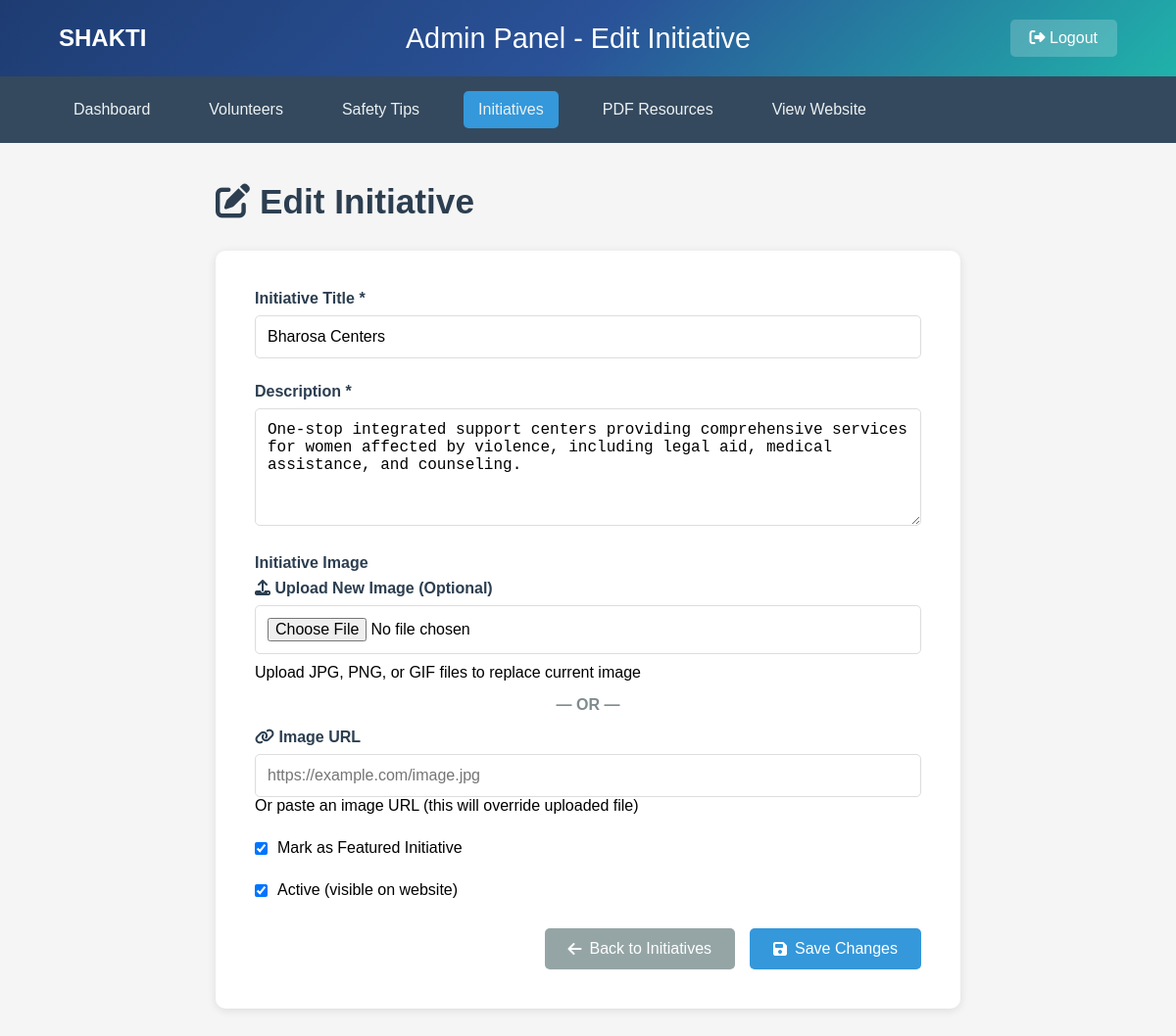
The app's page /admin/initiatives/edit/2 (signed in), older data.
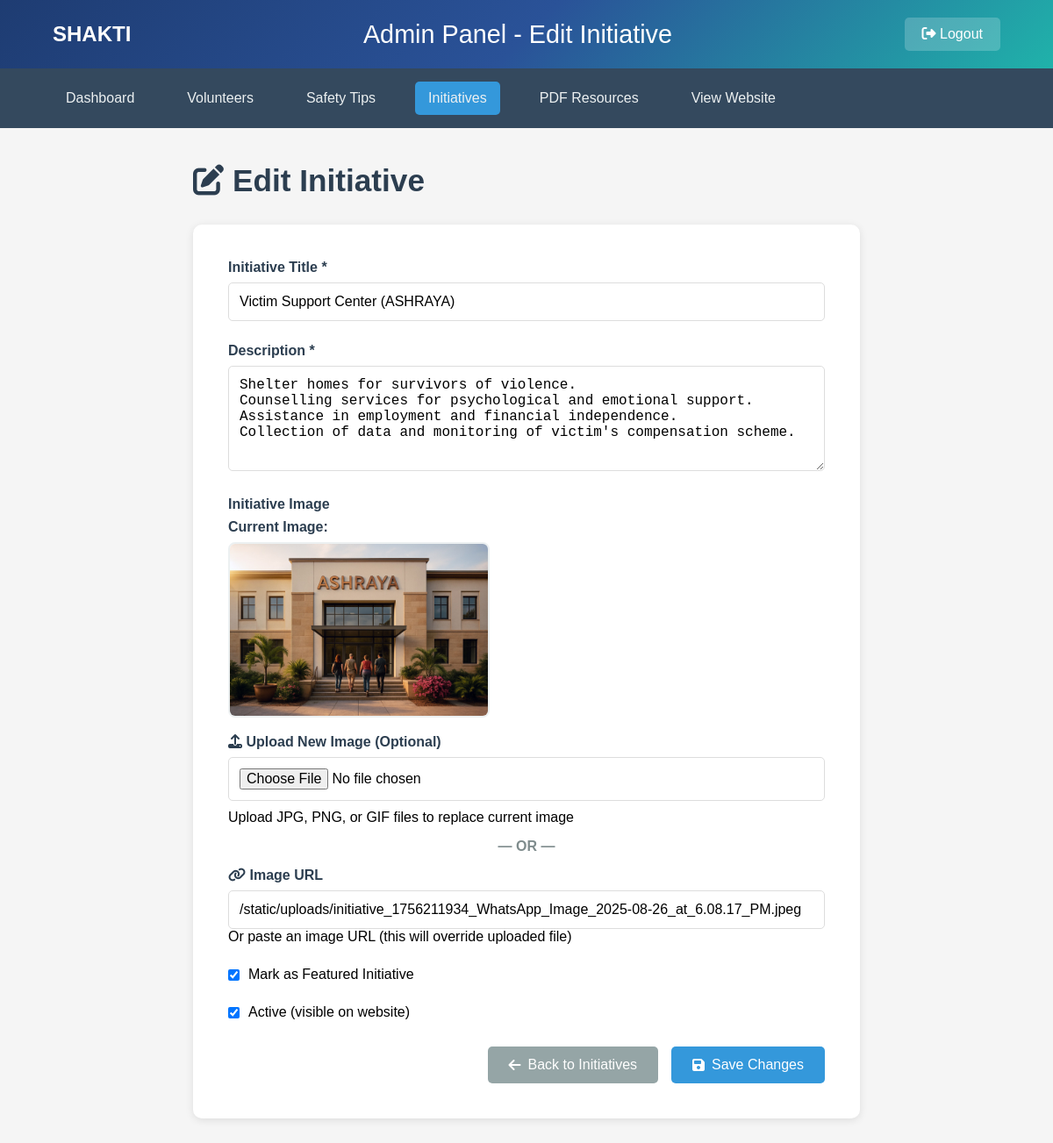
The same page, newer data.
### tables this page shows
CREATE TABLE initiatives (
            id INTEGER PRIMARY KEY AUTOINCREMENT,
            title TEXT NOT NULL,
            description TEXT NOT NULL,
            image_url TEXT,
            is_featured INTEGER DEFAULT 0,
            is_active INTEGER DEFAULT 1,
            created_at TIMESTAMP DEFAULT CURRENT_TIMESTAMP,
            updated_at TIMESTAMP DEFAULT CURRENT_TIMESTAMP
        );

### app.py (the view, shortened to what this page needs)
@app.route('/admin/initiatives/edit/<int:initiative_id>', methods=['GET', 'POST'])
def admin_edit_initiative(initiative_id):
    if not session.get('admin_logged_in'):
        return redirect(url_for('admin_login'))
    conn = sqlite3.connect('women_safety.db')
    cursor = conn.cursor()
    cursor.execute('SELECT id, title, description, image_url, is_featured, is_active FROM initiatives WHERE id = ?', (initiative_id,))
    initiative = cursor.fetchone()
    conn.close()
    if not initiative:
        flash('Initiative not found!', 'error')
        return redirect(url_for('admin_initiatives'))
    return render_template('admin_edit_initiative.html', initiative=initiative)

### templates/admin_edit_initiative.html (shortened to what the changed rows need)
<!DOCTYPE html>
<html lang="en">
<head>
    <link rel="stylesheet" href="https://cdnjs.cloudflare.com/ajax/libs/font-awesome/6.4.0/css/all.min.css">
</head>
<body>
    <div class="container">
        <h1 class="page-title">
            <i class="fas fa-edit"></i> Edit Initiative
        </h1>
        <div class="form-container">
            <form method="POST" enctype="multipart/form-data">
                <div class="form-group">
                    <label for="title">Initiative Title *</label>
                    <input type="text" id="title" name="title" value="{{ initiative[1] }}" required>
                </div>
                <div class="form-group">
                    <label for="description">Description *</label>
                    <textarea id="description" name="description" required>{{ initiative[2] }}</textarea>
                </div>
                <div class="form-group">
                    {% if initiative[3] %}
                        <div style="margin-bottom: 15px;">
                            <label style="display: block; margin-bottom: 8px; font-weight: 600; color: #2c3e50;">Current Image:</label>
                            <img src="{{ initiative[3] }}" alt="Current Initiative Image" style="max-width: 300px; max-height: 200px; border-radius: 8px; border: 2px solid #ecf0f1;">
                        </div>
                    {% endif %}
                    <div>
                        <label for="image_url" style="display: block; margin-bottom: 8px; font-weight: 600; color: #2c3e50;">
                            <i class="fas fa-link"></i> Image URL
                        </label>
                        <input type="url" id="image_url" name="image_url" value="{{ initiative[3] or '' }}" placeholder="https://example.com/image.jpg">
                        <div class="help-text">Or paste an image URL (this will override uploaded file)</div>
                    </div>
                </div>
            </form>
        </div>
    </div>
</body>
</html>

Row changes from the older to the newer data that the page shows:
changed initiatives: title "Bharosa Centers" → "Victim Support Center (ASHRAYA)"; description "One-stop integrated support centers providing comprehensive services for women affected by violence, including legal aid, medical assistance, and counseling." → "Shelter homes for survivors of violence. Counselling services for psychological and emotional support. Assistance in employment and financial independence. Collection of data and monitoring of victim's compensation scheme."; image_url: picture added; image_url (not shown) → "/static/uploads/initiative_1756211934_WhatsApp_Image_2025-08-26_at_6.08.17_PM.jpeg"
Text that changed along with them:
text now shown: "Current Image:"
